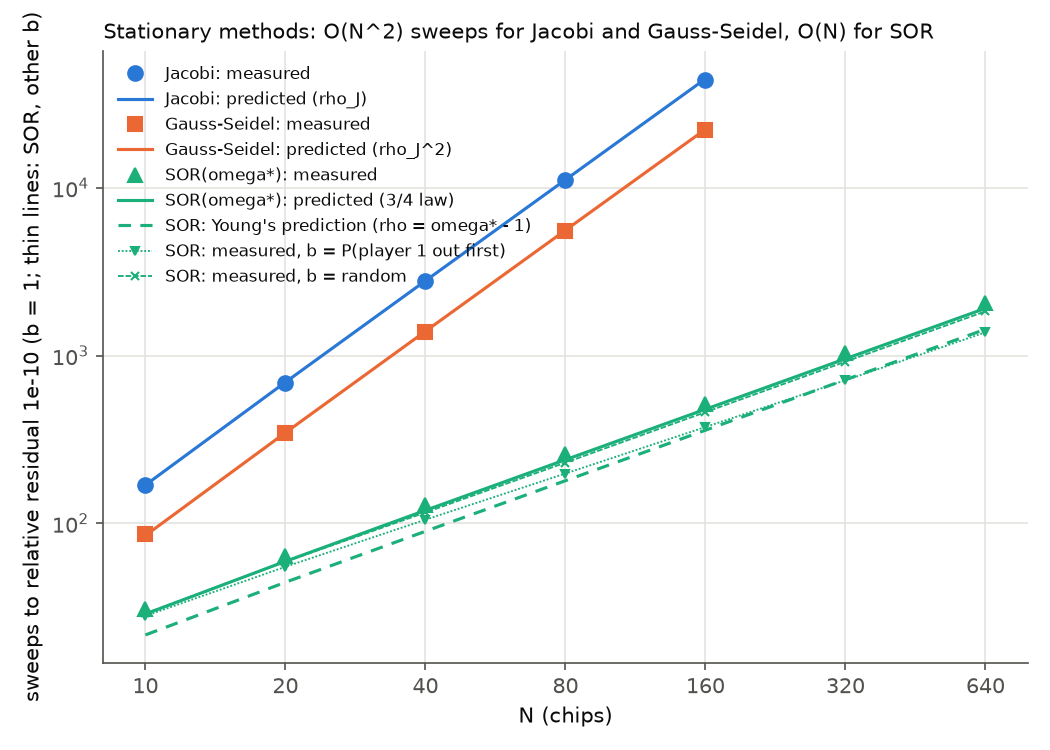

Recreate this plot in Python.
"""Figure for chunk 5: iterations against N (log-log) for Jacobi, Gauss-Seidel and SOR(omega*), b = ones.

Markers are measured counts; solid lines are the predictions ln(1/rtol) / (-ln rho) with rho = rho_J, rho_J^2 and
the 3/4 law (omega* - 1)^(3/4); the dashed line is Young's SOR prediction rho = omega* - 1 (the same count for
every b, so it is also the guide for the thin lines). Thin lines: the measured SOR(omega*) counts for
b = out_first (P(player 1 out first)) and b = random.
Reads results/e05_iterations.csv only.
    python figures/f05_iterations.py [--results DIR] [--outdir DIR]
"""
import argparse
import pathlib

import matplotlib

matplotlib.use("Agg")
import matplotlib.pyplot as plt
import pandas as pd

INK, MUTED, GRID = "#0b0b0b", "#52514e", "#e4e3df"
BLUE, ORANGE, GREEN = "#2a78d6", "#eb6834", "#1baf7a"  # categorical slots 1-3 (same palette as f06, f07)
STYLE = {"jacobi": (BLUE, "o", "Jacobi"), "gauss_seidel": (ORANGE, "s", "Gauss-Seidel"),
         "sor": (GREEN, "^", "SOR(omega*)")}
SOR_OTHER = {"out_first": ("v", (0, (1, 1)), "b = P(player 1 out first)"), "random": ("x", (0, (3, 1)), "b = random")}


def main():
    parser = argparse.ArgumentParser()
    parser.add_argument("--results", default="results")
    parser.add_argument("--outdir", default="figures")
    args = parser.parse_args()
    every_b = pd.read_csv(pathlib.Path(args.results) / "e05_iterations.csv").sort_values("N")
    df = every_b[every_b["b_kind"] == "ones"]

    fig, ax = plt.subplots(figsize=(7, 5), dpi=150)
    for method, (color, marker, label) in STYLE.items():
        d = df[df["method"] == method]
        ax.plot(d["N"], d["iterations"], color=color, marker=marker, linestyle="none", markersize=7,
                label=f"{label}: measured")
        pred = "3/4 law" if method == "sor" else ("rho_J^2" if method == "gauss_seidel" else "rho_J")
        ax.plot(d["N"], d["predicted_iterations"], color=color, linewidth=1.5, label=f"{label}: predicted ({pred})")
        if method == "sor":
            ax.plot(d["N"], d["young_predicted_iterations"], color=color, linewidth=1.5, linestyle=(0, (4, 3)),
                    label="SOR: Young's prediction (rho = omega* - 1)")
    for b_kind, (marker, dash, label) in SOR_OTHER.items():
        d = every_b[(every_b["method"] == "sor") & (every_b["b_kind"] == b_kind)]
        ax.plot(d["N"], d["iterations"], color=GREEN, marker=marker, markersize=4, linewidth=0.9, linestyle=dash,
                label=f"SOR: measured, {label}")
    ax.set_xscale("log")
    ax.set_yscale("log")
    Ns = sorted(df["N"].unique())
    ax.set_xticks(Ns)
    ax.set_xticklabels([str(N) for N in Ns])
    ax.minorticks_off()
    ax.grid(color=GRID, linewidth=0.8)
    for side in ("top", "right"):
        ax.spines[side].set_visible(False)
    for side in ("left", "bottom"):
        ax.spines[side].set_color(MUTED)
    ax.tick_params(colors=MUTED)
    ax.set_xlabel("N (chips)", color=INK)
    ax.set_ylabel("sweeps to relative residual 1e-10 (b = 1; thin lines: SOR, other b)", color=INK)
    ax.set_title("Stationary methods: O(N^2) sweeps for Jacobi and Gauss-Seidel, O(N) for SOR",
                 color=INK, fontsize=10, loc="left")
    ax.legend(frameon=False, fontsize=8, labelcolor=INK, loc="upper left")
    fig.tight_layout()
    outdir = pathlib.Path(args.outdir)
    outdir.mkdir(parents=True, exist_ok=True)
    path = outdir / "f05_iterations.png"
    fig.savefig(path)
    print(f"wrote {path}")


if __name__ == "__main__":
    main()
